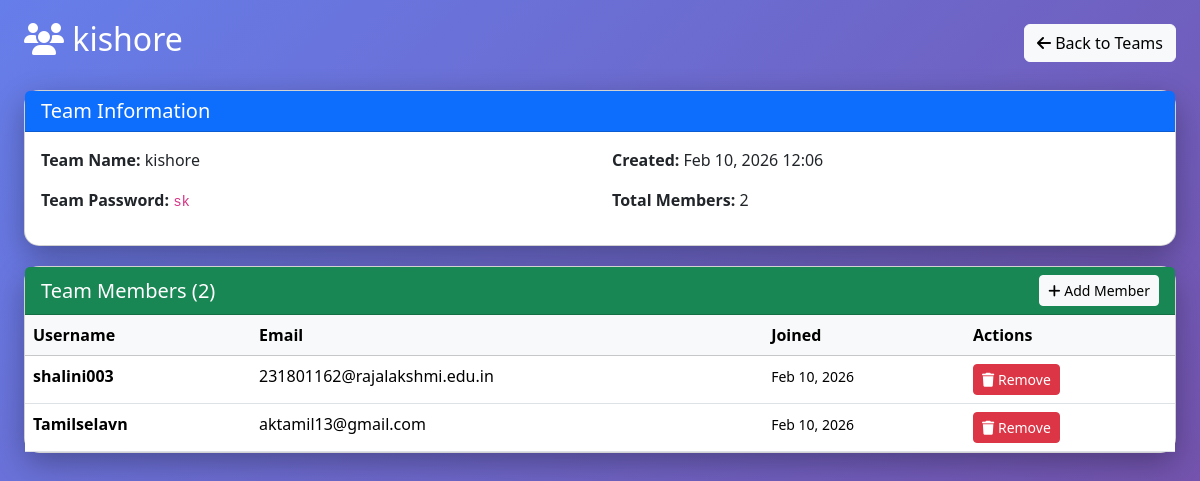
Screenshot of /admin-panel/teams/5/ (signed in) with the database file from the repository.
### game/models.py (models this page shows, shortened)
class Team(models.Model):
    team_name = models.CharField(max_length=100, unique=True)
    team_password = models.CharField(max_length=100)
    created_at = models.DateTimeField(auto_now_add=True)
    created_by = models.ForeignKey(User, on_delete=models.CASCADE, related_name='created_teams')

class TeamMember(models.Model):
    team = models.ForeignKey(Team, on_delete=models.CASCADE, related_name='members')
    user = models.OneToOneField(User, on_delete=models.CASCADE, related_name='team_membership')
    username = models.CharField(max_length=100)
    email = models.EmailField()
    joined_at = models.DateTimeField(auto_now_add=True)
    class Meta:
        unique_together = ['team', 'user']

### game/views.py (the view, shortened to what this page needs)
# urls.py: path('admin-panel/teams/<int:team_id>/', views.admin_team_detail, name='admin_team_detail'),
@user_passes_test(is_superuser)
def admin_team_detail(request, team_id):
    team = get_object_or_404(Team, id=team_id)
    members = team.members.all()
    context = {'team': team, 'members': members}
    return render(request, 'admin_team_detail.html', context)

### game/views.py (called while the page is built)
def is_superuser(user):
    return user.is_superuser

### game/templates/admin_team_detail.html (shortened to what this page needs)
<!DOCTYPE html>
<html lang="en">
<head>
    <link href="https://cdn.jsdelivr.net/npm/bootstrap@5.3.2/dist/css/bootstrap.min.css" rel="stylesheet">
    <link href="https://cdnjs.cloudflare.com/ajax/libs/font-awesome/6.4.0/css/all.min.css" rel="stylesheet">
</head>
<body>
    <div class="container-fluid px-4">
        <div class="d-flex justify-content-between align-items-center mb-4">
            <h2 class="text-white"><i class="fas fa-users"></i> {{ team.team_name }}</h2>
            <a href="{% url 'admin_teams' %}" class="btn btn-light">
                <i class="fas fa-arrow-left"></i> Back to Teams
            </a>
        </div>
        <div class="card">
            <div class="card-header bg-primary text-white">
                <h5 class="mb-0">Team Information</h5>
            </div>
            <div class="card-body">
                <div class="row">
                    <div class="col-md-6">
                        <p><strong>Team Name:</strong> {{ team.team_name }}</p>
                        <p><strong>Team Password:</strong> <code>{{ team.team_password }}</code></p>
                    </div>
                    <div class="col-md-6">
                        <p><strong>Created:</strong> {{ team.created_at|date:"M d, Y H:i" }}</p>
                        <p><strong>Total Members:</strong> {{ members.count }}</p>
                    </div>
                </div>
            </div>
        </div>
        <div class="card">
            <div class="card-header bg-success text-white d-flex justify-content-between align-items-center">
                <h5 class="mb-0">Team Members ({{ members.count }})</h5>
                <button class="btn btn-light btn-sm" data-bs-toggle="modal" data-bs-target="#addMemberModal">
                    <i class="fas fa-plus"></i> Add Member
                </button>
            </div>
            <div class="card-body p-0">
                <table class="table table-hover mb-0">
                    <thead class="table-light">
                        <tr>
                            <th>Username</th>
                            <th>Email</th>
                            <th>Joined</th>
                            <th>Actions</th>
                        </tr>
                    </thead>
                    <tbody>
                        {% for member in members %}
                        <tr>
                            <td><strong>{{ member.username }}</strong></td>
                            <td>{{ member.email }}</td>
                            <td><small>{{ member.joined_at|date:"M d, Y" }}</small></td>
                            <td>
                                <form method="post" style="display:inline;">
                                    <button type="submit" class="btn btn-sm btn-danger" onclick="return confirm('Remove this member?')">
                                        <i class="fas fa-trash"></i> Remove
                                    </button>
                                </form>
                            </td>
                        </tr>
                        {% empty %}
                        <tr>
                            <td colspan="4" class="text-center text-muted">No members yet</td>
                        </tr>
                        {% endfor %}
                    </tbody>
                </table>
            </div>
        </div>
    </div>
</body>
</html>

### game/templates/admin_team_detail.html (style rules this page uses)
body { background: linear-gradient(135deg, #667eea 0%, #764ba2 100%); min-height: 100vh; padding-top: 20px; }
.card { border-radius: 15px; box-shadow: 0 10px 30px rgba(0,0,0,0.3); background: white; margin-bottom: 20px; }

### rows the page displays
Team: team_name "kishore", team_password "sk", created_at "Feb 10, 2026 12:06", count "2"
TeamMember: username "shalini003", email "231801162@rajalakshmi.edu.in", joined_at "Feb 10, 2026"
TeamMember: username "Tamilselavn", email "aktamil13@gmail.com", joined_at "Feb 10, 2026"

### other values shown
{{ members.count }} "2"
